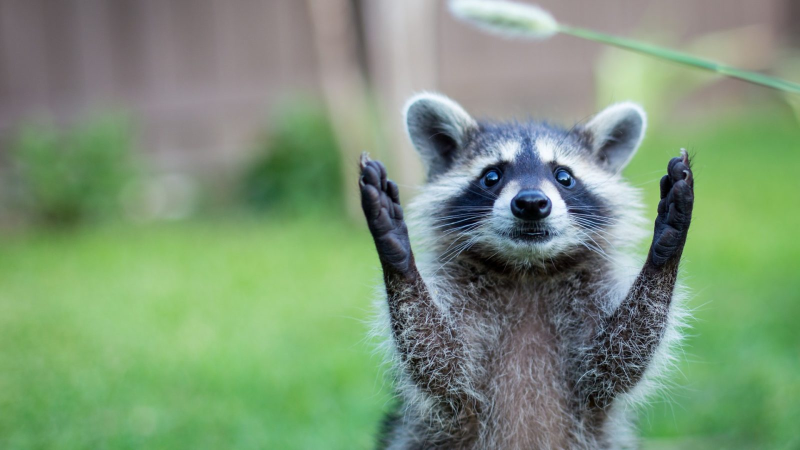
#> input picture session_3/picture.png, 1600 x 900 px (shown at 1/2 size)
$ jupyter execute --allow-errors homework-practice-01.ipynb   (shell and % lines are left out)   (Python 2 division)   (older library calls are emulated)
#> lines starting #> are read from the running program, lines starting #| are printed output that depends on the picture
# Машинное обучение, ФКН ВШЭ

## Практическое задание 1

### Общая информация
Дата выдачи: 18.09.2017

Мягкий дедлайн: 23:59MSK 01.10.2017 (за каждый день просрочки снимается 1 балл)

Жесткий дедлайн: 23:59MSK 08.10.2017

### О задании

__Первая часть__ задания посвящена получению студентами навыков работы с библиотекой векторного вычисления numpy и библиотеками для построения графиков matplotlib/plotly. Это задание сдается частично в Яндекс.Контест (см. информацию ниже). В случае проблем с доступом к Яндекс.Контесту обращайтесь к своему семинаристу(ке).

__Вторая часть__ задания посвящена работе с данными: их преобразованию в нужный формат и устранению проблем в них.

### Оценивание и штрафы
Каждая из задач имеет определенную «стоимость» (указана в скобках около задачи). Максимально допустимая оценка за работу — 10 баллов.

Сдавать задание после указанного срока сдачи нельзя. При выставлении неполного балла за задание в связи с наличием ошибок на усмотрение проверяющего предусмотрена возможность исправить работу на указанных в ответном письме условиях.

Задание выполняется самостоятельно. «Похожие» решения считаются плагиатом и все задействованные студенты (в том числе те, у кого списали) не могут получить за него больше 0 баллов (подробнее о плагиате см. на странице курса). Если вы нашли решение какого-то из заданий (или его часть) в открытом источнике, необходимо указать ссылку на этот источник в отдельном блоке в конце Вашей работы (скорее всего вы будете не единственным, кто это нашел, поэтому чтобы исключить подозрение в плагиате, необходима ссылка на источник).

Неэффективная реализация кода может негативно отразиться на оценке.

### Формат сдачи
Для сдачи задания переименуйте получившийся файл *.ipynb в соответствии со следующим форматом: homework-practice-01-Username.ipynb, где Username — Ваша фамилия и имя на латинице именно в таком порядке (например, homework-practice-01-IvanovIvan.ipynb). Приложите модули с кодом functions.py и functions_vectorized.py и заархивируйте в zip формат. Имя архива должно быть homework-practice-01-Username.zip

Далее отправьте этот файл на hse.cs.ml+<номер группы>@gmail.com (например, hse.cs.ml+141@gmail.com для студентов группы БПМИ-141).

Для удобства проверки самостоятельно посчитайте свою максимальную оценку (исходя из набора решенных задач) и укажите ниже.

**Оценка:** 10

## Часть 1

_Задачи позаимствованы из курса практикума кафедры ММП факультета ВМК МГУ_

### Задачи 1-6
__(4.5 балла)__

Ниже приведены задачи на работу с numpy-массивами. Для каждой из задач нужно привести 2 реализации: одна без использования numpy (cчитайте, что там, где на входе или выходе должны быть numpy array, будут просто списки), а вторая полностью векторизованная (без использования питоновских циклов/map/list comprehension). Невекторизованная реализация каждой из задач оценивается в __0.25 балла__, векторизованная – в __0.5 балла__.

Реализации без использования векторизации нужно записать в файл functions.py, а векторизованные &mdash; в файл functions_vectorized.py (см. шаблоны). Далее эти файлы необходимо сдать в Яндекс.Контест: https://official.contest.yandex.ru/contest/5016/problems/ в соответствующие задачи. По техническим причинам тестирование проводится на этапе компиляции, поэтому в случае любой ошибки вы будете получать вердикт CE, и в логе компиляции можно будет посмотреть, в чем проблема. Частичное выполнение задания (не все задачи) будет оцениваться, хотя и будет получать вердикт CE. Для удобства проверки приложите в ячейке ниже ссылки на самые успешные посылки.

* __Задача 1__: Подсчитать произведение ненулевых элементов на диагонали прямоугольной матрицы.
 Например, для X = np.array([[1, 0, 1], [2, 0, 2], [3, 0, 3], [4, 4, 4]]) ответ – 3.


* __Задача 2__: Даны два вектора x и y. Проверить, задают ли они одно и то же мультимножество.
  Например, для x = np.array([1, 2, 2, 4]), y = np.array([4, 2, 1, 2]) ответ – True.


* __Задача 3__: Найти максимальный элемент в векторе x среди элементов, перед которыми стоит нулевой.
 Например, для x = np.array([6, 2, 0, 3, 0, 0, 5, 7, 0]) ответ – 5.


* __ Задача 4__: Дан трёхмерный массив, содержащий изображение, размера (height, width, numChannels), а также вектор длины numChannels. Сложить каналы изображения с указанными весами, и вернуть результат в виде матрицы размера (height, width). В ноутбуке приведите пример работы функции – преобразуйте цветное изображение в оттенки серого, использовав коэффициенты np.array([0.299, 0.587, 0.114]). Считать реальное изображение можно при помощи функции scipy.misc.imread (если изображение не в формате png, установите пакет pillow).

* __Задача 5__: Реализовать кодирование длин серий (Run-length encoding). Для некоторого вектора x необходимо вернуть кортеж из двух векторов одинаковой длины. Первый содержит числа, а второй - сколько раз их нужно повторить.
 Например, для x = np.array([2, 2, 2, 3, 3, 3, 5]) ответ – (np.array([2, 3, 5]), np.array([3, 3, 1])).


* __Задача 6__: Даны две выборки объектов - X и Y. Вычислить матрицу евклидовых расстояний между объектами. Сравните с функцией scipy.spatial.distance.cdist по скорости работы (сравнения приведите ниже в ноутбуке).

__Замечание.__ Можно считать, что все указанные объекты непустые (к примеру, в __задаче 1__ на диагонали матрицы есть ненулевые элементы) и корректные.

Посылка по невекторизованным функциям: ID 5048988

Посылка по векторизованным функциям: ID 5052562

# Решение задач 1-6:

[cell 1]
import numpy as np
import matplotlib.pyplot as plt
import time
import pandas as pd

[cell 2]
def prod_non_zero_diag(x):
    res = 1
    for i in range(len(x[1])):
        if x[i][i] != 0:
            res = res * x[i][i]
    return res

[cell 3]
def are_multisets_equal(x, y):
    if len(x) != len(y):
        return False
    for i in range(len(x)):
        for j in range(i, len(x)):
            if x[i] > x[j]:
                x[i], x[j] = x[j], x[i]
    for i in range(len(y)):
        for j in range(i, len(y)):
            if y[i] > y[j]:
                y[i], y[j] = y[j], y[i]
    flag = 1
    for i in range(len(x)):
        if x[i] != y[i]:
            flag = 0
            break
    return True if flag == 1 else False

[cell 4]
def max_after_zero(x):
    max_x = None
    for i in range(len(x) - 1):
        if ((x[i] == 0) & (max_x is None)):
            max_x = x[i + 1]
        elif ((x[i] == 0) & (x[i + 1] > max_x)):
            max_x = x[i + 1]
    return max_x

[cell 5]
def convert_image(img, coefs):
    answ = np.zeros((len(img), len(img[0])))
    for i in range(len(img)):
        for j in range(len(img[0])):
            for k in range(len(img[0][0])):
                answ[i][j] = answ[i][j] + img[i][j][k] * coefs[k]
    return answ

[cell 6]
def run_length_encoding(x):
    prev = x[0]
    count = 0
    counts = []
    elements = []
    for i in range(len(x)):
        if x[i] == prev:
            count += 1
        else:
            counts.append(count)
            elements.append(x[i - 1])
            count = 1
            prev = x[i]
    elements.append(x[i])
    counts.append(count)
    return elements, counts

[cell 7]
def pairwise_distance(x, y):
    A = []
    for i in range(len(x)):
        a = []
        for j in range(len(y)):
            b = [(x[i][k]-y[j][k]) ** 2 for k in range(len(x[0]))]
            c = sum(b)
            a.append(c ** 0.5)
        A.append(a)
    return A

[cell 8]
def prod_non_zero_diag_np(x):
    diag = x.diagonal()
    diag_without_zeros = diag[diag != 0]
    res = np.multiply.reduce(diag_without_zeros)
    return res

[cell 9]
def are_multisets_equal_np(x, y):
    x.sort()
    y.sort()
    if np.array_equal(x, y) == True:
        return True
    else:
        return False

[cell 10]
def max_after_zero_np(x):
    zeros = (x == 0)
    zeros_without_last = zeros[0:len(zeros) - 1]
    potential_elements = x[1:][zeros_without_last]
    return potential_elements.max()

[cell 11]
def convert_image_np(img, coefs):
    return np.dot(img, coefs)

[cell 12]
import scipy.misc as sc

#Пример для задачи 4
img = sc.imread('picture.png', mode='RGB')
#> img is the input picture: shape (900, 1600, 3); mean R, G, B 123.3, 148.3, 119.2
coefs = np.array([0.299, 0.587, 0.114])
img_gray = convert_image_np(img, coefs)
#> in convert_image_np, `return np.dot(img, coefs)`:
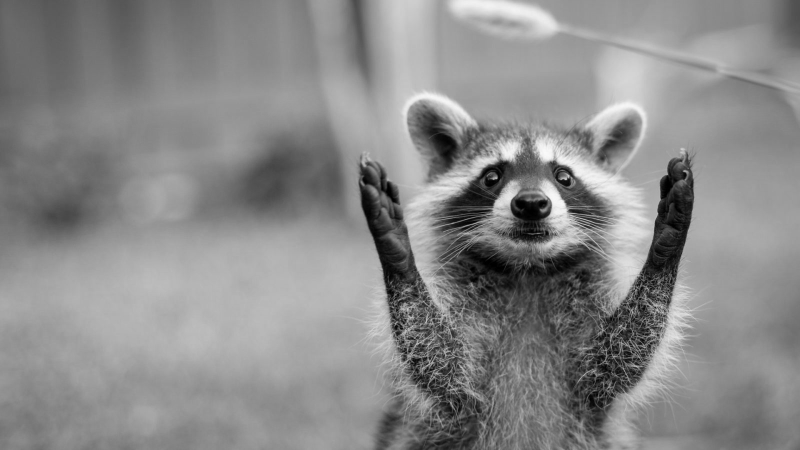
#> returned value: shape (900, 1600) float64 (shown at 1/2 size); min 0, max 251.7, mean 137.5
#или можно без numpy, но значительно дольше
#img_gray = convert_image(img, coefs)

h, (ax1, ax2) = plt.subplots(1, 2, figsize=(13, 5))
ax1.imshow(img, cmap=plt.cm.gray)
ax2.imshow(img_gray, cmap=plt.cm.gray)
ax1.set_title(u"До")
ax2.set_title(u"После")
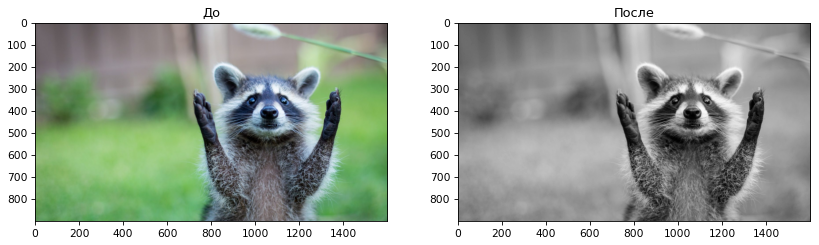
#> figure drawn by matplotlib, 2 panels

[cell 13]
def run_length_encoding_np(x):
    x_diff = np.diff(x)
    y_non_zeros = (x_diff != 0)
    y_non_zeros = np.concatenate((y_non_zeros,np.array([True])))
    mass1 = x[y_non_zeros]#это первый массив

    indexes_of_non_zeros = list(np.nonzero(x_diff)[0])
    indexes_of_non_zeros.append(len(x) - 1)
    indexes_of_non_zeros = [-1] + indexes_of_non_zeros
    lengths_of_nums = np.diff(indexes_of_non_zeros)

    return mass1, lengths_of_nums

[cell 14]
x = np.array([2,2,3,3,1,7,7])
print run_length_encoding_np(x)

[cell 15]
def pairwise_distance_np(x, y):
    A = np.sqrt(np.sum((x[:, np.newaxis] - y) ** 2, axis = 2))
    return A

### Задача 7
__(1.5 балла)__
Для каждой задачи сравните скорость работы невекторизованной и векторизованной реализации. С помощью пакета matplotlib или plotly постройте графики времени работы в зависимости от размера данных. __Графики должны выглядеть опрятно!__ То есть должны быть подписаны оси, названия графиков, и т.д. Например, ниже представлены хороший и плохой графики:

[cell 16]
min_size = 10
max_size = 500
step = 10

res = []
res_np = []
for i in range(min_size, max_size, step):
    begin = time.clock()
    X = np.random.sample((i, i))
    prod_non_zero_diag(X)
    end = time.clock()

    begin_np = time.clock()
    prod_non_zero_diag_np(X)
    end_np = time.clock()
    res.append(end - begin)
    res_np.append(end_np - begin_np)
OX = range(min_size, max_size, step)
f, ax2 = plt.subplots(1, figsize=(13, 5))
ax2.plot(OX, res, label=u"Невекторизованная")
ax2.plot(OX, res_np, label=u"Векторизованная")
ax2.set_title(u"График для задачи 1")
ax2.set_xlabel(u"Длина массива")
ax2.set_ylabel(u"Время (с)")
ax2.grid()
ax2.legend()

#f.show()
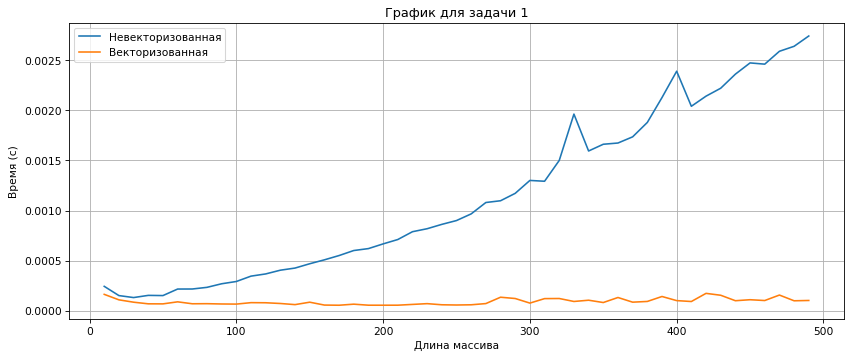
#> figure drawn by matplotlib, 1 panel; curve peaks at x = 490, y = 0.00274; curve peaks at x = 420, y = 0.000173

[cell 17]
min_size = 10
max_size = 500
step = 10

res = []
res_np = []
for i in range(min_size, max_size, step):
    begin = time.clock()
    X = np.random.sample(i)
    Y = np.random.sample(i)
    are_multisets_equal(X, Y)
    end = time.clock()

    begin_np = time.clock()
    are_multisets_equal_np(X, Y)
    end_np = time.clock()
    res.append(end - begin)
    res_np.append(end_np - begin_np)
OX = range(min_size, max_size, step)
f, ax2 = plt.subplots(1, figsize=(13, 5))
ax2.plot(OX, res, label=u"Невекторизованная")
ax2.plot(OX, res_np, label=u"Векторизованная")
ax2.set_title(u"График для задачи 2")
ax2.set_xlabel(u"Длина массива")
ax2.set_ylabel(u"Время (с)")
ax2.grid()
ax2.legend()

#f.show()
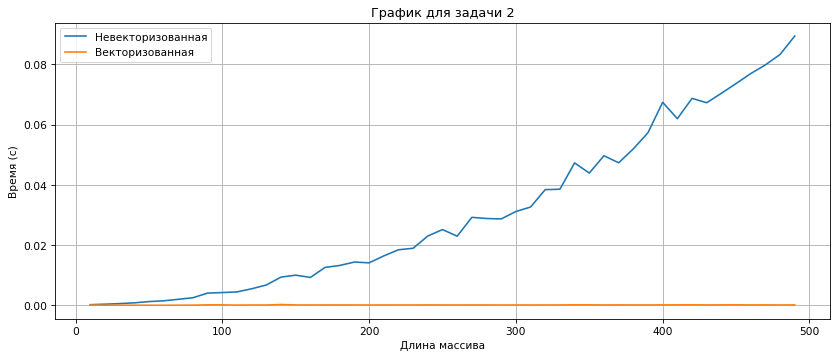
#> figure drawn by matplotlib, 1 panel; curve peaks at x = 490, y = 0.0895; curve peaks at x = 140, y = 0.000301

[cell 18]
min_size = 10
max_size = 500
step = 10

res = []
res_np = []
for i in range(min_size, max_size, step):
    begin = time.clock()
    X = np.random.sample(i)
    Y = np.random.sample(i)
    are_multisets_equal(X, Y)
    end = time.clock()

    begin_np = time.clock()
    are_multisets_equal_np(X, Y)
    end_np = time.clock()
    res.append(end - begin)
    res_np.append(end_np - begin_np)
OX = range(min_size, max_size, step)
f, ax2 = plt.subplots(1, figsize=(13, 5))
ax2.plot(OX, res, label=u"Невекторизованная")
ax2.plot(OX, res_np, label=u"Векторизованная")
ax2.set_title(u"График для задачи 3")
ax2.set_xlabel(u"Длина массива")
ax2.set_ylabel(u"Время (с)")
ax2.grid()
ax2.legend()

#f.show()
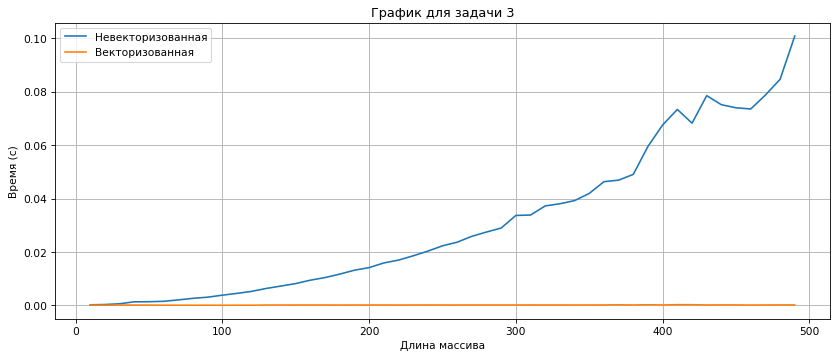
#> figure drawn by matplotlib, 1 panel; curve peaks at x = 490, y = 0.101; curve peaks at x = 410, y = 0.000267

[cell 19]
min_size = 10
max_size = 170
step = 10

res = []
res_np = []
for i in range(min_size, max_size, step):
    begin = time.clock()
    X = np.random.random((i, i, 3))
    coefs = np.array([0.299, 0.587, 0.114])
    convert_image(X, coefs)
    end = time.clock()

    X = np.random.random((i, i, 3))
    begin_np = time.clock()
    coefs = np.array([0.299, 0.587, 0.114])
    convert_image_np(X, coefs)
    end_np = time.clock()
    res.append(end - begin)
    res_np.append(end_np - begin_np)
OX = range(min_size, max_size, step)
f, ax2 = plt.subplots(1, figsize=(13, 5))
ax2.plot(OX, res, label=u"Невекторизованная")
ax2.plot(OX, res_np, label=u"Векторизованная")
ax2.set_title(u"График для задачи 4")
ax2.set_xlabel(u"Длина массива")
ax2.set_ylabel(u"Время (с)")
ax2.grid()
ax2.legend()

#f.show()
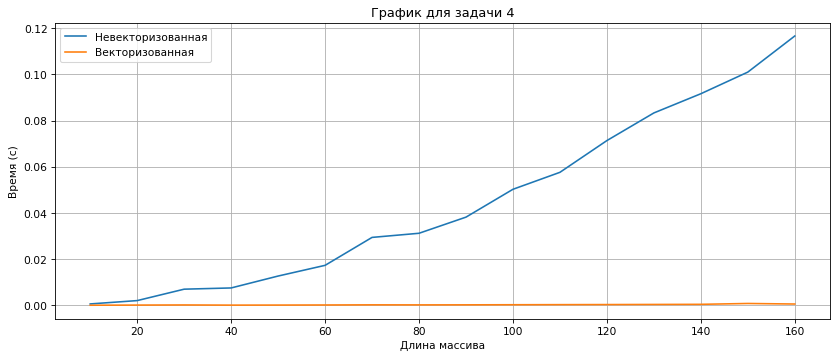
#> figure drawn by matplotlib, 1 panel; curve peaks at x = 160, y = 0.117; curve peaks at x = 150, y = 0.000826

[cell 20]
min_size = 100
max_size = 2000
step = 100

res = []
res_np = []
for i in range(min_size, max_size, step):
    begin = time.clock()
    X = np.random.sample(i)
    run_length_encoding(X)
    end = time.clock()

    begin_np = time.clock()
    run_length_encoding_np(X)
    end_np = time.clock()
    res.append(end - begin)
    res_np.append(end_np - begin_np)
OX = range(min_size, max_size, step)
f, ax2 = plt.subplots(1, figsize=(13, 5))
ax2.plot(OX, res, label=u"Невекторизованная")
ax2.plot(OX, res_np, label=u"Векторизованная")
ax2.set_title(u"График для задачи 5")
ax2.set_xlabel(u"Длина массива")
ax2.set_ylabel(u"Время (с)")
ax2.grid()
ax2.legend()

#f.show()
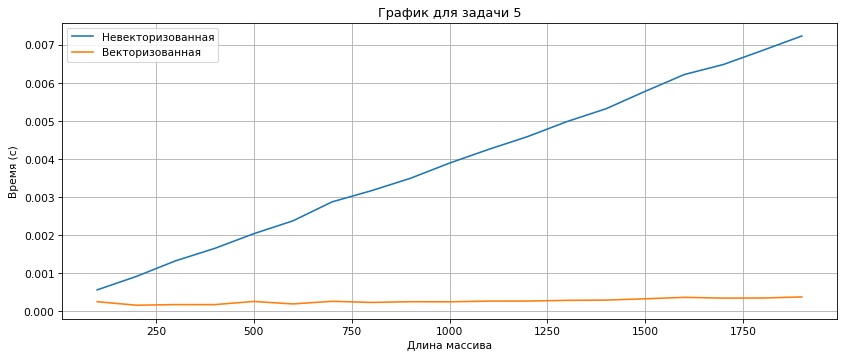
#> figure drawn by matplotlib, 1 panel; curve peaks at x = 1900, y = 0.00723; curve peaks at x = 1900, y = 0.00038

[cell 21]
min_size = 100
max_size = 800
step = 100
import scipy.spatial.distance as sc

res = []
res_np = []
res_sc = []
for i in range(min_size, max_size, step):
    begin = time.clock()
    X1 = np.random.random((i,2))
    X2 = np.random.random((i,2))
    pairwise_distance(X1, X2)
    end = time.clock()

    begin_np = time.clock()
    pairwise_distance_np(X1, X2)
    end_np = time.clock()
    res.append(end - begin)
    res_np.append(end_np - begin_np)

    begin_sc = time.clock()
    sc.cdist(X1,X2)
    end_sc = time.clock()
    res_sc.append(end_sc - begin_sc)
OX = range(min_size, max_size, step)
f, ax2 = plt.subplots(1, figsize=(13, 5))
ax2.plot(OX, res, label=u"Невекторизованная")
ax2.plot(OX, res_np, label=u"Векторизованная")
ax2.plot(OX, res_sc, label=u"sc.cdist")
ax2.set_title(u"График для задачи 6")
ax2.set_xlabel(u"Длина массива")
ax2.set_ylabel(u"Время (с)")
ax2.grid()
ax2.legend()

#f.show()
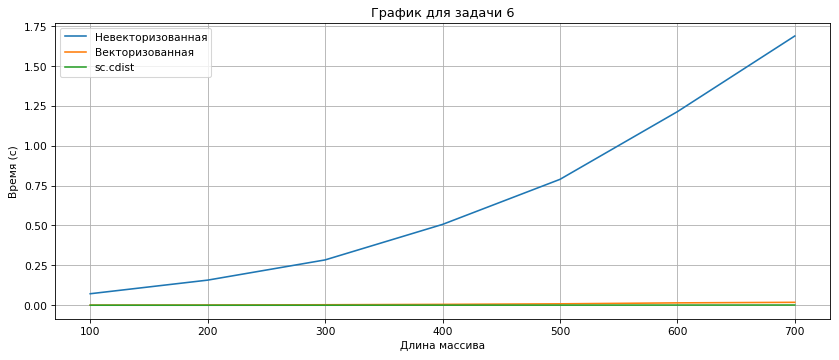
#> figure drawn by matplotlib, 1 panel
